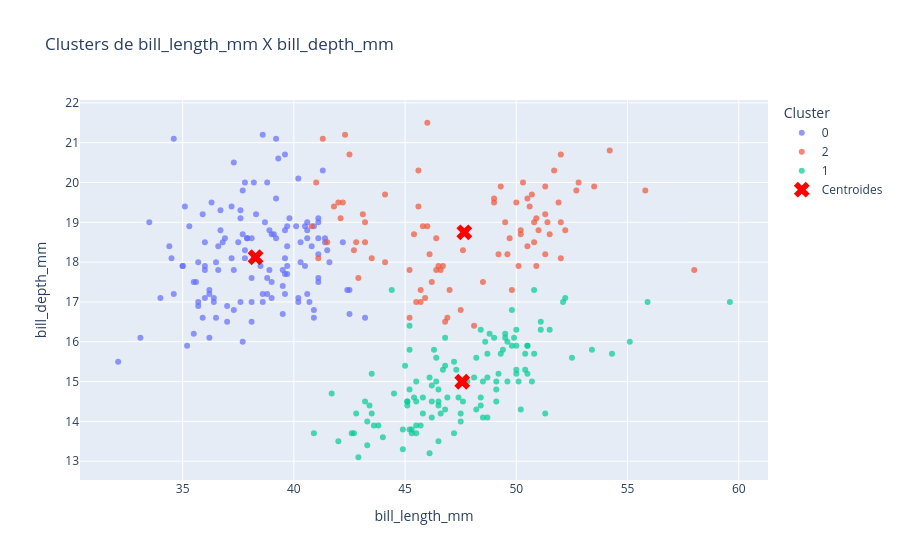

The code cell stored with this chart in its notebook:
### Markdown cell above
# 5 - Construa pelo 2 matriz de dispersão como realizada em aula indicando os pontos e centroides.

**Comece usando x='bill_length_mm' e y='bill_depth_mm' para analisar o primeiro gráfico e em seguida escolha outras variaveis para o segundo.**

### Code cell
base_clusters = pd.DataFrame({
    'bill_length_mm': penguins['bill_length_mm'],
    'bill_depth_mm': penguins['bill_depth_mm'],
    'cluster': labels.astype(str)
})

fig = px.scatter(base_clusters, x='bill_length_mm', y='bill_depth_mm', color='cluster',
                color_continuous_scale='viridis', opacity=0.7,
                title='Clusters de bill_length_mm X bill_depth_mm')

fig.add_scatter(x=centroides_originais[:, 0], y=centroides_originais[:, 1],
                mode='markers', marker=dict(color='red', symbol='x', size=14),
                name='Centroides')


fig.update_layout(xaxis_title='bill_length_mm', yaxis_title='bill_depth_mm',
                legend_title='Cluster')
fig.show()

### Figure 1 — Plotly figure (JSON) as saved in the notebook; plotly's stock layout.template omitted (floating-point values rounded to 4 significant figures; data arrays with more than 128 entries replaced by an {"elided": "..."} marker saying what was removed)
{"data": [{"hovertemplate": "cluster=0<br>bill_length_mm=%{x}<br>bill_depth_mm=%{y}<extra></extra>", "legendgroup": "0", "marker": {"color": "#636efa", "opacity": 0.7, "symbol": "circle"}, "mode": "markers", "name": "0", "orientation": "v", "showlegend": true, "type": "scatter", "x": {"elided": "129 float values"}, "xaxis": "x", "y": {"elided": "129 float values"}, "yaxis": "y"}, {"hovertemplate": "cluster=2<br>bill_length_mm=%{x}<br>bill_depth_mm=%{y}<extra></extra>", "legendgroup": "2", "marker": {"color": "#EF553B", "opacity": 0.7, "symbol": "circle"}, "mode": "markers", "name": "2", "orientation": "v", "showlegend": true, "type": "scatter", "x": [42.5, 46.0, 44.1, 42.3, 42.0, 41.3, 41.8, 45.8, 42.8, 42.1, 42.9, 41.1, 40.8, 43.2, 41.0, 43.2, 45.6, 42.2, 42.7, 44.1, 43.1, 41.5, 46.5, 50.0, 51.3, 45.4, 52.7, 45.2, 46.1, 51.3, 46.0, 51.3, 46.6, 51.7, 47.0, 52.0, 45.9, 50.5, 50.3, 58.0, 46.4, 49.2, 48.5, 50.6, 46.7, 52.0, 50.5, 49.5, 46.4, 52.8, 54.2, 51.0, 49.7, 47.5, 47.6, 52.0, 46.9, 53.5, 49.0, 46.2, 50.9, 45.5, 50.9, 50.8, 50.1, 49.0, 51.5, 49.8, 48.1, 51.4, 45.7, 50.7, 52.2, 45.2, 49.3, 50.2, 45.6, 51.9, 46.8, 45.7, 55.8, 43.5, 49.6, 50.8, 50.2], "xaxis": "x", "y": [20.7, 21.5, 19.7, 21.2, 19.5, 21.1, 19.4, 18.9, 18.5, 19.1, 17.6, 18.1, 18.9, 18.5, 20.0, 19.0, 20.3, 19.5, 18.3, 18.0, 19.2, 18.5, 17.9, 19.5, 19.2, 18.7, 19.8, 17.8, 18.2, 18.2, 18.9, 19.9, 17.8, 20.3, 17.3, 18.1, 17.1, 19.6, 20.0, 17.8, 18.6, 18.2, 17.5, 19.4, 17.9, 19.0, 18.4, 19.0, 17.8, 20.0, 20.8, 18.8, 18.6, 16.8, 18.3, 20.7, 16.6, 19.9, 19.5, 17.5, 19.1, 17.0, 17.9, 18.5, 17.9, 19.6, 18.7, 17.3, 16.4, 19.0, 17.3, 19.7, 18.8, 16.6, 19.9, 18.8, 19.4, 19.5, 16.5, 17.0, 19.8, 18.1, 18.2, 19.0, 18.7], "yaxis": "y"}, {"hovertemplate": "cluster=1<br>bill_length_mm=%{x}<br>bill_depth_mm=%{y}<extra></extra>", "legendgroup": "1", "marker": {"color": "#00cc96", "opacity": 0.7, "symbol": "circle"}, "mode": "markers", "name": "1", "orientation": "v", "showlegend": true, "type": "scatter", "x": [46.1, 50.0, 48.7, 50.0, 47.6, 46.5, 45.4, 46.7, 43.3, 46.8, 40.9, 49.0, 45.5, 48.4, 45.8, 49.3, 42.0, 49.2, 46.2, 48.7, 50.2, 45.1, 46.5, 46.3, 42.9, 46.1, 47.8, 48.2, 50.0, 47.3, 42.8, 45.1, 59.6, 49.1, 48.4, 42.6, 44.4, 44.0, 48.7, 42.7, 49.6, 45.3, 49.6, 50.5, 43.6, 45.5, 50.5, 44.9, 45.2, 46.6, 48.5, 45.1, 50.1, 46.5, 45.0, 43.8, 45.5, 43.2, 50.4, 45.3, 46.2, 45.7, 54.3, 45.8, 49.8, 49.5, 43.5, 50.7, 47.7, 46.4, 48.2, 46.5, 46.4, 48.6, 47.5, 51.1, 45.2, 45.2, 49.1, 52.5, 47.4, 50.0, 44.9, 50.8, 43.4, 51.3, 47.5, 52.1, 47.5, 52.2, 45.5, 49.5, 44.5, 50.8, 49.4, 46.9, 48.4, 51.1, 48.5, 55.9, 47.2, 49.1, 46.8, 41.7, 53.4, 43.3, 48.1, 50.5, 49.8, 43.5, 51.5, 46.2, 55.1, 48.8, 47.2, 46.8, 50.4, 45.2, 49.9], "xaxis": "x", "y": [13.2, 16.3, 14.1, 15.2, 14.5, 13.5, 14.6, 15.3, 13.4, 15.4, 13.7, 16.1, 13.7, 14.6, 14.6, 15.7, 13.5, 15.2, 14.5, 15.1, 14.3, 14.5, 14.5, 15.8, 13.1, 15.1, 15.0, 14.3, 15.3, 15.3, 14.2, 14.5, 17.0, 14.8, 16.3, 13.7, 17.3, 13.6, 15.7, 13.7, 16.0, 13.7, 15.0, 15.9, 13.9, 13.9, 15.9, 13.3, 15.8, 14.2, 14.1, 14.4, 15.0, 14.4, 15.4, 13.9, 15.0, 14.5, 15.3, 13.8, 14.9, 13.9, 15.7, 14.2, 16.8, 16.2, 14.2, 15.0, 15.0, 15.6, 15.6, 14.8, 15.0, 16.0, 14.2, 16.3, 13.8, 16.4, 14.5, 15.6, 14.6, 15.9, 13.8, 17.3, 14.4, 14.2, 14.0, 17.0, 15.0, 17.1, 14.5, 16.1, 14.7, 15.7, 15.8, 14.6, 14.4, 16.5, 15.0, 17.0, 15.5, 15.0, 16.1, 14.7, 15.8, 14.0, 15.1, 15.2, 15.9, 15.2, 16.3, 14.1, 16.0, 16.2, 13.7, 14.3, 15.7, 14.8, 16.1], "yaxis": "y"}, {"marker": {"color": "red", "size": 14, "symbol": "x"}, "mode": "markers", "name": "Centroides", "type": "scatter", "x": [38.28, 47.57, 47.66], "y": [18.12, 15.0, 18.75]}], "layout": {"legend": {"title": {"text": "Cluster"}, "tracegroupgap": 0}, "title": {"text": "Clusters de bill_length_mm X bill_depth_mm"}, "xaxis": {"anchor": "y", "domain": [0, 1], "title": {"text": "bill_length_mm"}}, "yaxis": {"anchor": "x", "domain": [0, 1], "title": {"text": "bill_depth_mm"}}}}
